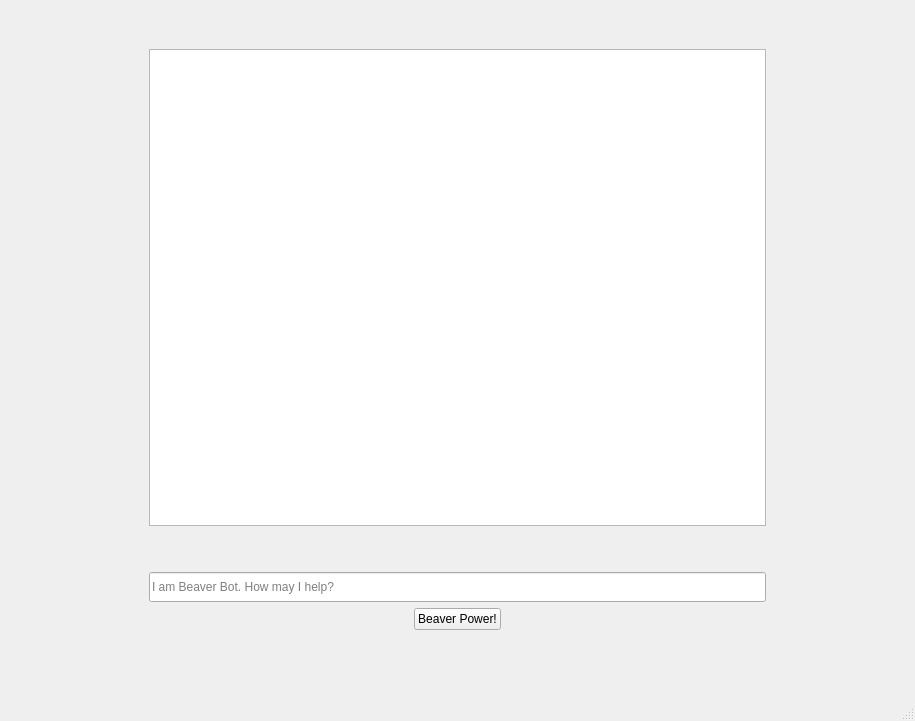
<?xml version="1.0" encoding="UTF-8"?>
<ui version="4.0">
 <class>MainWindow</class>
 <widget class="QMainWindow" name="MainWindow">
  <property name="geometry">
   <rect>
    <x>0</x>
    <y>0</y>
    <width>915</width>
    <height>721</height>
   </rect>
  </property>
  <property name="windowTitle">
   <string>Beaver Bot v 1.0</string>
  </property>
  <widget class="QWidget" name="centralwidget">
   <layout class="QGridLayout" name="gridLayout">
    <item row="2" column="9">
     <spacer name="verticalSpacer_9">
      <property name="orientation">
       <enum>Qt::Vertical</enum>
      </property>
      <property name="sizeHint" stdset="0">
       <size>
        <width>20</width>
        <height>40</height>
       </size>
      </property>
     </spacer>
    </item>
    <item row="2" column="11">
     <spacer name="verticalSpacer_7">
      <property name="orientation">
       <enum>Qt::Vertical</enum>
      </property>
      <property name="sizeHint" stdset="0">
       <size>
        <width>20</width>
        <height>40</height>
       </size>
      </property>
     </spacer>
    </item>
    <item row="2" column="3">
     <spacer name="verticalSpacer">
      <property name="orientation">
       <enum>Qt::Vertical</enum>
      </property>
      <property name="sizeHint" stdset="0">
       <size>
        <width>20</width>
        <height>40</height>
       </size>
      </property>
     </spacer>
    </item>
    <item row="0" column="7">
     <widget class="QLabel" name="label">
      <property name="toolTip">
       <string>&lt;html&gt;&lt;head/&gt;&lt;body&gt;&lt;p&gt;Hello! I'm Beaver Bot!&lt;/p&gt;&lt;/body&gt;&lt;/html&gt;</string>
      </property>
      <property name="text">
       <string>&lt;html&gt;&lt;head/&gt;&lt;body&gt;&lt;p align=&quot;center&quot;&gt;&lt;img src=&quot;:/BeaverImage/beaver.png&quot;/&gt;&lt;/p&gt;&lt;/body&gt;&lt;/html&gt;</string>
      </property>
     </widget>
    </item>
    <item row="2" column="7">
     <widget class="QTextEdit" name="textEdit">
      <property name="readOnly">
       <bool>true</bool>
      </property>
     </widget>
    </item>
    <item row="2" column="5">
     <spacer name="verticalSpacer_5">
      <property name="orientation">
       <enum>Qt::Vertical</enum>
      </property>
      <property name="sizeHint" stdset="0">
       <size>
        <width>20</width>
        <height>40</height>
       </size>
      </property>
     </spacer>
    </item>
    <item row="2" column="12">
     <spacer name="verticalSpacer_2">
      <property name="orientation">
       <enum>Qt::Vertical</enum>
      </property>
      <property name="sizeHint" stdset="0">
       <size>
        <width>20</width>
        <height>40</height>
       </size>
      </property>
     </spacer>
    </item>
    <item row="5" column="7">
     <widget class="QLineEdit" name="lineEdit">
      <property name="minimumSize">
       <size>
        <width>0</width>
        <height>30</height>
       </size>
      </property>
      <property name="toolTip">
       <string>&lt;html&gt;&lt;head/&gt;&lt;body&gt;&lt;p&gt;I am Beaver Bot. How may I help?&lt;/p&gt;&lt;/body&gt;&lt;/html&gt;</string>
      </property>
      <property name="text">
       <string/>
      </property>
      <property name="placeholderText">
       <string>I am Beaver Bot. How may I help?</string>
      </property>
      <property name="clearButtonEnabled">
       <bool>true</bool>
      </property>
     </widget>
    </item>
    <item row="4" column="7">
     <spacer name="horizontalSpacer_3">
      <property name="orientation">
       <enum>Qt::Horizontal</enum>
      </property>
      <property name="sizeHint" stdset="0">
       <size>
        <width>40</width>
        <height>20</height>
       </size>
      </property>
     </spacer>
    </item>
    <item row="2" column="0">
     <spacer name="verticalSpacer_4">
      <property name="orientation">
       <enum>Qt::Vertical</enum>
      </property>
      <property name="sizeHint" stdset="0">
       <size>
        <width>20</width>
        <height>40</height>
       </size>
      </property>
     </spacer>
    </item>
    <item row="2" column="4">
     <spacer name="verticalSpacer_6">
      <property name="orientation">
       <enum>Qt::Vertical</enum>
      </property>
      <property name="sizeHint" stdset="0">
       <size>
        <width>20</width>
        <height>40</height>
       </size>
      </property>
     </spacer>
    </item>
    <item row="2" column="14">
     <spacer name="verticalSpacer_10">
      <property name="orientation">
       <enum>Qt::Vertical</enum>
      </property>
      <property name="sizeHint" stdset="0">
       <size>
        <width>20</width>
        <height>40</height>
       </size>
      </property>
     </spacer>
    </item>
    <item row="2" column="13">
     <spacer name="verticalSpacer_8">
      <property name="orientation">
       <enum>Qt::Vertical</enum>
      </property>
      <property name="sizeHint" stdset="0">
       <size>
        <width>20</width>
        <height>40</height>
       </size>
      </property>
     </spacer>
    </item>
    <item row="2" column="6">
     <spacer name="verticalSpacer_3">
      <property name="orientation">
       <enum>Qt::Vertical</enum>
      </property>
      <property name="sizeHint" stdset="0">
       <size>
        <width>20</width>
        <height>40</height>
       </size>
      </property>
     </spacer>
    </item>
    <item row="2" column="8">
     <spacer name="verticalSpacer_14">
      <property name="orientation">
       <enum>Qt::Vertical</enum>
      </property>
      <property name="sizeHint" stdset="0">
       <size>
        <width>20</width>
        <height>40</height>
       </size>
      </property>
     </spacer>
    </item>
    <item row="2" column="1">
     <spacer name="verticalSpacer_11">
      <property name="orientation">
       <enum>Qt::Vertical</enum>
      </property>
      <property name="sizeHint" stdset="0">
       <size>
        <width>20</width>
        <height>40</height>
       </size>
      </property>
     </spacer>
    </item>
    <item row="6" column="7" alignment="Qt::AlignHCenter">
     <widget class="QPushButton" name="pushButton">
      <property name="maximumSize">
       <size>
        <width>100</width>
        <height>30</height>
       </size>
      </property>
      <property name="toolTip">
       <string>&lt;html&gt;&lt;head/&gt;&lt;body&gt;&lt;p&gt;Beaver Bot to the Rescue!&lt;/p&gt;&lt;/body&gt;&lt;/html&gt;</string>
      </property>
      <property name="text">
       <string>Beaver Power!</string>
      </property>
     </widget>
    </item>
    <item row="2" column="10">
     <spacer name="verticalSpacer_12">
      <property name="orientation">
       <enum>Qt::Vertical</enum>
      </property>
      <property name="sizeHint" stdset="0">
       <size>
        <width>20</width>
        <height>40</height>
       </size>
      </property>
     </spacer>
    </item>
    <item row="3" column="7">
     <spacer name="horizontalSpacer_2">
      <property name="orientation">
       <enum>Qt::Horizontal</enum>
      </property>
      <property name="sizeHint" stdset="0">
       <size>
        <width>40</width>
        <height>20</height>
       </size>
      </property>
     </spacer>
    </item>
    <item row="2" column="2">
     <spacer name="verticalSpacer_13">
      <property name="orientation">
       <enum>Qt::Vertical</enum>
      </property>
      <property name="sizeHint" stdset="0">
       <size>
        <width>20</width>
        <height>40</height>
       </size>
      </property>
     </spacer>
    </item>
    <item row="8" column="7">
     <spacer name="horizontalSpacer_9">
      <property name="orientation">
       <enum>Qt::Horizontal</enum>
      </property>
      <property name="sizeHint" stdset="0">
       <size>
        <width>40</width>
        <height>20</height>
       </size>
      </property>
     </spacer>
    </item>
    <item row="9" column="7">
     <spacer name="horizontalSpacer_5">
      <property name="orientation">
       <enum>Qt::Horizontal</enum>
      </property>
      <property name="sizeHint" stdset="0">
       <size>
        <width>40</width>
        <height>20</height>
       </size>
      </property>
     </spacer>
    </item>
    <item row="7" column="7">
     <spacer name="horizontalSpacer">
      <property name="orientation">
       <enum>Qt::Horizontal</enum>
      </property>
      <property name="sizeHint" stdset="0">
       <size>
        <width>40</width>
        <height>20</height>
       </size>
      </property>
     </spacer>
    </item>
    <item row="1" column="7">
     <spacer name="horizontalSpacer_4">
      <property name="orientation">
       <enum>Qt::Horizontal</enum>
      </property>
      <property name="sizeHint" stdset="0">
       <size>
        <width>40</width>
        <height>20</height>
       </size>
      </property>
     </spacer>
    </item>
   </layout>
  </widget>
  <widget class="QMenuBar" name="menubar">
   <property name="geometry">
    <rect>
     <x>0</x>
     <y>0</y>
     <width>915</width>
     <height>26</height>
    </rect>
   </property>
  </widget>
  <widget class="QStatusBar" name="statusbar"/>
 </widget>
 <resources>
  <include location="BeaverSource.qrc"/>
 </resources>
 <connections/>
</ui>
